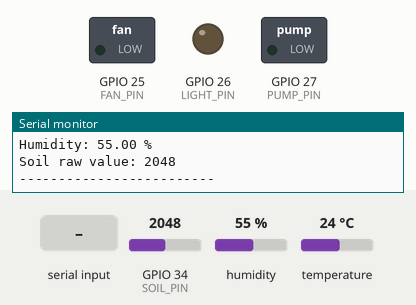
Simulated run of this sketch. Board: ESP32. Shown: switched loads named in the sketch (green lamp = pin HIGH), output pins drawn as LEDs (lit = HIGH), the last lines printed to the serial monitor. The test bench sets the inputs (shaded band); at power-on: GPIO 34 (SOIL_PIN) = 2048, humidity 55 %, temperature 24 °C.

Above: at 2.8 s.
2.9 s: "fan on\n" received over Serial
At 5.0 s:
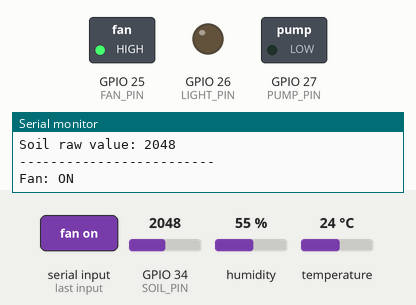
5.6 s: "light on\n" received over Serial
At 6.4 s:
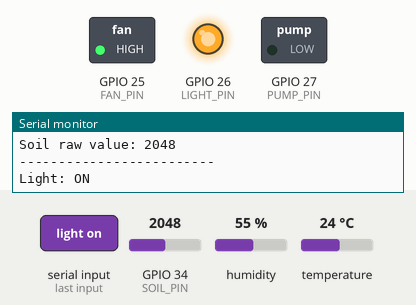
8.3 s: "fan off\n" received over Serial
At 11.3 s:
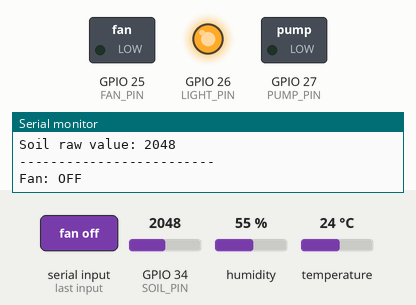
11.6 s: "water on\n" received over Serial
At 13.0 s:
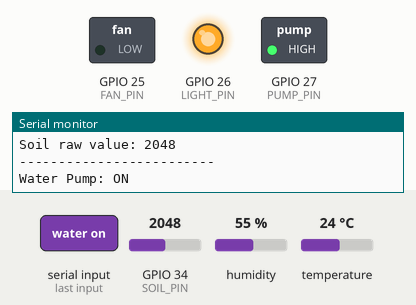
14.3 s: "light off\n" received over Serial
At 16.9 s:
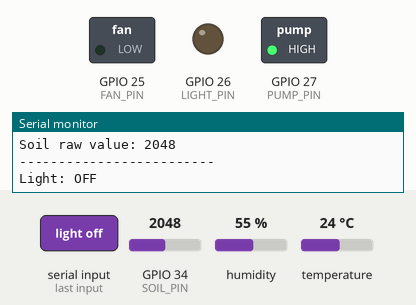
17.7 s: "fan on\n" received over Serial
At 19.5 s:
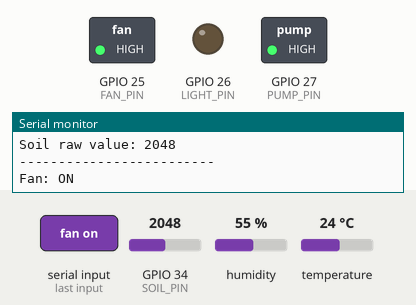
Timing chart, 0 to 21.0 s (numbered marks = the images above; inputs shaded):
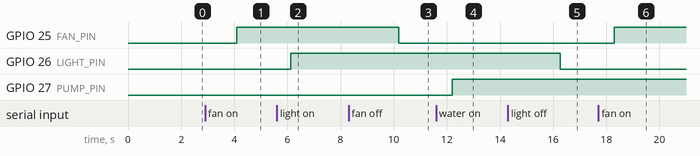

Measured:
- after the input at 2.9 s, GPIO 25 (FAN_PIN): LOW → HIGH after 1.2 s
- after the input at 5.6 s, GPIO 26 (LIGHT_PIN): LOW → HIGH after 0.53 s
- after the input at 8.3 s, GPIO 25 (FAN_PIN): HIGH → LOW after 1.9 s
- after the input at 11.6 s, GPIO 27 (PUMP_PIN): LOW → HIGH after 0.61 s
- after the input at 14.3 s, GPIO 26 (LIGHT_PIN): HIGH → LOW after 2.0 s
- after the input at 17.7 s, GPIO 25 (FAN_PIN): LOW → HIGH after 0.60 s

The sketch:

smart-things.ino
```cpp
#include <DHT.h>

// ==========================
// PIN CONFIGURATION
// ==========================

// DHT11
#define DHT_PIN 4
#define DHT_TYPE DHT11

// Soil moisture
#define SOIL_PIN 34

// Outputs
#define FAN_PIN   25
#define LIGHT_PIN 26
#define PUMP_PIN  27

DHT dht(DHT_PIN, DHT_TYPE);

// ==========================
// SETUP
// ==========================
void setup() {
  Serial.begin(115200);

  dht.begin();

  pinMode(FAN_PIN, OUTPUT);
  pinMode(LIGHT_PIN, OUTPUT);
  pinMode(PUMP_PIN, OUTPUT);

  // Start everything OFF
  digitalWrite(FAN_PIN, LOW);
  digitalWrite(LIGHT_PIN, LOW);
  digitalWrite(PUMP_PIN, LOW);

  Serial.println();
  Serial.println("==============================");
  Serial.println(" Smart Greenhouse ESP32");
  Serial.println("==============================");
  Serial.println("Commands:");
  Serial.println("fan on");
  Serial.println("fan off");
  Serial.println("light on");
  Serial.println("light off");
  Serial.println("water on");
  Serial.println("water off");
  Serial.println("==============================");
}

// ==========================
// LOOP
// ==========================
void loop() {

  readSensors();
  handleCommands();

  delay(2000);
}

// ==========================
// SENSOR READING
// ==========================
void readSensors() {

  float humidity = dht.readHumidity();
  float temperature = dht.readTemperature();

  int soilRaw = analogRead(SOIL_PIN);

  Serial.println();
  Serial.println("------ SENSOR DATA ------");

  if (isnan(humidity) || isnan(temperature)) {
    Serial.println("DHT11 reading failed!");
  } else {
    Serial.print("Temperature: ");
    Serial.print(temperature);
    Serial.println(" °C");

    Serial.print("Humidity: ");
    Serial.print(humidity);
    Serial.println(" %");
  }

  Serial.print("Soil raw value: ");
  Serial.println(soilRaw);

  Serial.println("-------------------------");
}

// ==========================
// SERIAL COMMANDS
// ==========================
void handleCommands() {

  if (Serial.available()) {

    String command = Serial.readStringUntil('\n');

    command.trim();
    command.toLowerCase();

    if (command == "fan on") {

      digitalWrite(FAN_PIN, HIGH);
      Serial.println("Fan: ON");

    } else if (command == "fan off") {

      digitalWrite(FAN_PIN, LOW);
      Serial.println("Fan: OFF");

    } else if (command == "light on") {

      digitalWrite(LIGHT_PIN, HIGH);
      Serial.println("Light: ON");

    } else if (command == "light off") {

      digitalWrite(LIGHT_PIN, LOW);
      Serial.println("Light: OFF");

    } else if (command == "water on") {

      digitalWrite(PUMP_PIN, HIGH);
      Serial.println("Water Pump: ON");

    } else if (command == "water off") {

      digitalWrite(PUMP_PIN, LOW);
      Serial.println("Water Pump: OFF");

    } else {

      Serial.print("Unknown command: ");
      Serial.println(command);
    }
  }
}
```
